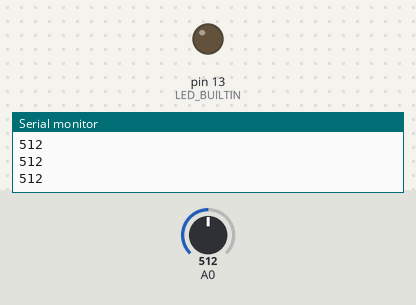
Bench run of a sketch on a simulated Arduino Uno, built with avr-gcc and run on an emulated ATmega328P. Shown: output pins drawn as LEDs (lit = HIGH), the last lines printed to the serial monitor. Inputs (shaded band) come from the test bench; at power-on: A0 = 512.

Above: at 1.2 s.
1.3 s: A0 set to 464
2.8 s: A0 set to 433
At 4.0 s:
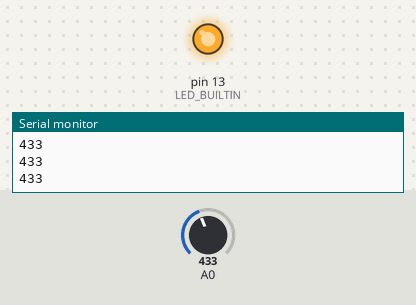
4.3 s: A0 set to 460
At 5.0 s:
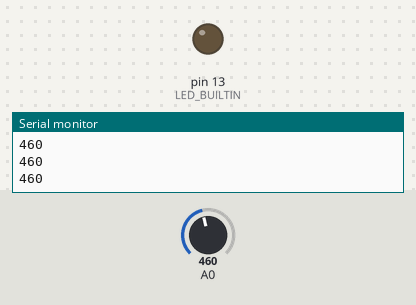
5.8 s: A0 set to 440
At 6.2 s:
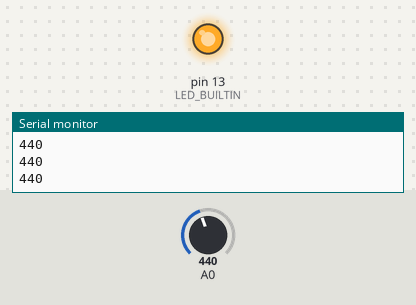
Timing chart, 0 to 8.3 s (numbered marks = the images above; inputs shaded):
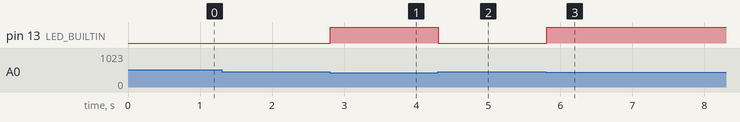

Measured:
- the behaviour switches between 450 and 449 on A0 (found by bisection; images 0 and 1)
- after the input at 2.8 s, pin 13 (LED_BUILTIN): LOW → HIGH at once
- after the input at 4.3 s, pin 13 (LED_BUILTIN): HIGH → LOW at once
- after the input at 5.8 s, pin 13 (LED_BUILTIN): LOW → HIGH at once

The sketch:

light_sensor_to_led.ino
```cpp
#include <Arduino.h>
#include <math.h>

const size_t BufferSize = 20;
// Note: if you increase the BufferSize too much, the memory of the Arduino will not be sufficient anymore


class RollingStatistics {
private:
    double buffer[BufferSize];  // Circular buffer to store data points
    size_t currentIndex;        // Current index in the circular buffer
    size_t count;               // Number of valid data points in the buffer
    double sum;                 // Sum of the data points in the buffer

public:
    RollingStatistics() : currentIndex(0), count(0), sum(0) {}

    void addDataPoint(double dataPoint) {
        if (count == BufferSize) {
            sum -= buffer[currentIndex]; // Remove the oldest data point from the sum
        } else {
            count++;
        }

        buffer[currentIndex] = dataPoint; // Add the new data point to the buffer
        sum += dataPoint;                 // Update the sum

        currentIndex = (currentIndex + 1) % BufferSize; // Update the current index
    }

    double getAverage() {
        if (count == 0) {
            return 0.0;
        }

        return sum / count; // Calculate and return the average
    }

    double getStandardDeviation() {
        if (count == 0) {
            return 0.0;
        }

        double mean = sum / count;
        double sumSquares = 0.0;

        for (size_t i = 0; i < count; i++) {
            double deviation = buffer[i] - mean;
            sumSquares += deviation * deviation;
        }

        double variance = sumSquares / count;

        return sqrt(variance); // Calculate and return the standard deviation
    }
};

RollingStatistics rs;


void setup() {

  // put your setup code here, to run once:
  Serial.begin(9600);

  // init light sensor pin
  pinMode(A0, INPUT);

  // init LED pin
  pinMode(LED_BUILTIN, OUTPUT);
}


void loop() {

  // read light sensor and print value
  int lightSensorValue = analogRead(A0);


  // we added a class that calculates the rolling standard deviation using a fixed window size
  // Play around with it if you want
  /*rs.addDataPoint(lightSensorValue);
  double avg = rs.getAverage();
  rs.addDataPoint(avg);*/

  // print it to Serial. You can use the Serial Plotter from the Arduino IDE (under "Tools") to see your signal
  Serial.println(lightSensorValue);
  // Serial.println(avg);

  // Turn on the LED if it is too dark
  if (lightSensorValue < 450){
    digitalWrite(LED_BUILTIN, HIGH);
  }
  else{
    digitalWrite(LED_BUILTIN, LOW);
  }

}
```
